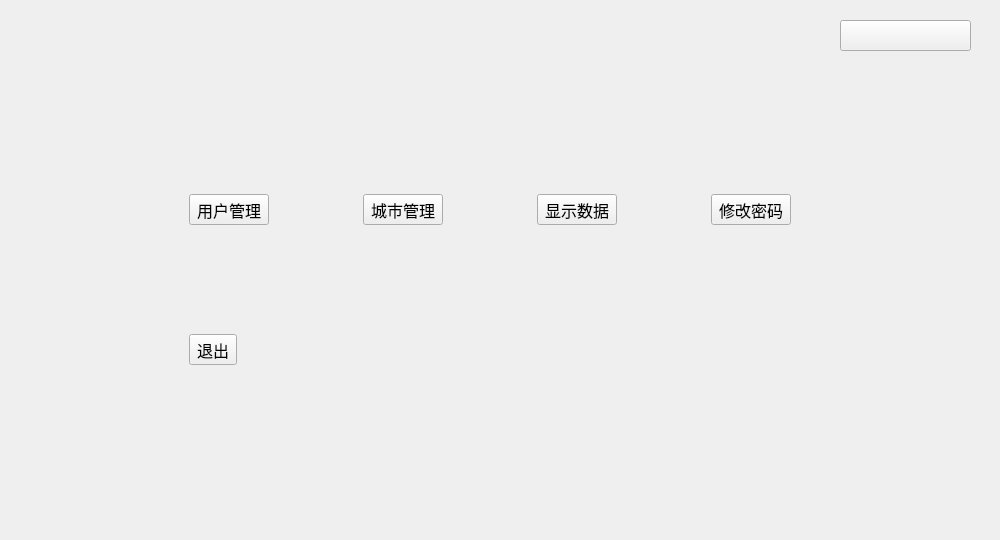
<?xml version="1.0" encoding="UTF-8"?>
<ui version="4.0">
 <class>Control</class>
 <widget class="QMainWindow" name="Control">
  <property name="geometry">
   <rect>
    <x>0</x>
    <y>0</y>
    <width>1000</width>
    <height>540</height>
   </rect>
  </property>
  <property name="font">
   <font>
    <family>Microsoft YaHei UI</family>
    <pointsize>12</pointsize>
   </font>
  </property>
  <property name="windowTitle">
   <string>Control</string>
  </property>
  <property name="styleSheet">
   <string notr="true"/>
  </property>
  <property name="toolButtonStyle">
   <enum>Qt::ToolButtonTextUnderIcon</enum>
  </property>
  <widget class="QWidget" name="centralWidget">
   <widget class="MyButton" name="user">
    <property name="geometry">
     <rect>
      <x>840</x>
      <y>20</y>
      <width>131</width>
      <height>31</height>
     </rect>
    </property>
    <property name="text">
     <string/>
    </property>
   </widget>
   <widget class="QLabel" name="time">
    <property name="geometry">
     <rect>
      <x>40</x>
      <y>20</y>
      <width>271</width>
      <height>31</height>
     </rect>
    </property>
    <property name="text">
     <string/>
    </property>
   </widget>
   <widget class="QWidget" name="">
    <property name="geometry">
     <rect>
      <x>90</x>
      <y>80</y>
      <width>801</width>
      <height>401</height>
     </rect>
    </property>
    <layout class="QGridLayout" name="gridLayout">
     <item row="1" column="0">
      <widget class="QToolButton" name="exit">
       <property name="font">
        <font>
         <family>Microsoft YaHei UI</family>
         <pointsize>12</pointsize>
        </font>
       </property>
       <property name="text">
        <string>退出</string>
       </property>
       <property name="icon">
        <iconset resource="resources.qrc">
         <normaloff>:/images/exit.png</normaloff>:/images/exit.png</iconset>
       </property>
       <property name="iconSize">
        <size>
         <width>100</width>
         <height>100</height>
        </size>
       </property>
       <property name="toolButtonStyle">
        <enum>Qt::ToolButtonTextUnderIcon</enum>
       </property>
       <property name="autoRaise">
        <bool>false</bool>
       </property>
      </widget>
     </item>
     <item row="0" column="1">
      <widget class="QToolButton" name="cityMgr">
       <property name="font">
        <font>
         <family>Microsoft YaHei UI</family>
         <pointsize>12</pointsize>
        </font>
       </property>
       <property name="text">
        <string>城市管理</string>
       </property>
       <property name="icon">
        <iconset resource="resources.qrc">
         <normaloff>:/images/city.png</normaloff>:/images/city.png</iconset>
       </property>
       <property name="iconSize">
        <size>
         <width>100</width>
         <height>100</height>
        </size>
       </property>
       <property name="toolButtonStyle">
        <enum>Qt::ToolButtonTextUnderIcon</enum>
       </property>
       <property name="autoRaise">
        <bool>false</bool>
       </property>
      </widget>
     </item>
     <item row="0" column="0">
      <widget class="QToolButton" name="userMgr">
       <property name="font">
        <font>
         <family>Microsoft YaHei UI</family>
         <pointsize>12</pointsize>
        </font>
       </property>
       <property name="text">
        <string>用户管理</string>
       </property>
       <property name="icon">
        <iconset resource="resources.qrc">
         <normaloff>:/images/people.png</normaloff>:/images/people.png</iconset>
       </property>
       <property name="iconSize">
        <size>
         <width>100</width>
         <height>100</height>
        </size>
       </property>
       <property name="toolButtonStyle">
        <enum>Qt::ToolButtonTextUnderIcon</enum>
       </property>
       <property name="autoRaise">
        <bool>false</bool>
       </property>
      </widget>
     </item>
     <item row="0" column="2">
      <widget class="QToolButton" name="showData">
       <property name="font">
        <font>
         <family>Microsoft YaHei UI</family>
         <pointsize>12</pointsize>
        </font>
       </property>
       <property name="text">
        <string>显示数据</string>
       </property>
       <property name="icon">
        <iconset resource="resources.qrc">
         <normaloff>:/images/data.png</normaloff>:/images/data.png</iconset>
       </property>
       <property name="iconSize">
        <size>
         <width>100</width>
         <height>100</height>
        </size>
       </property>
       <property name="toolButtonStyle">
        <enum>Qt::ToolButtonTextUnderIcon</enum>
       </property>
       <property name="autoRaise">
        <bool>false</bool>
       </property>
      </widget>
     </item>
     <item row="0" column="3">
      <widget class="QToolButton" name="psdChg">
       <property name="font">
        <font>
         <family>Microsoft YaHei UI</family>
         <pointsize>12</pointsize>
        </font>
       </property>
       <property name="text">
        <string>修改密码</string>
       </property>
       <property name="icon">
        <iconset resource="resources.qrc">
         <normaloff>:/images/password.png</normaloff>:/images/password.png</iconset>
       </property>
       <property name="iconSize">
        <size>
         <width>100</width>
         <height>100</height>
        </size>
       </property>
       <property name="toolButtonStyle">
        <enum>Qt::ToolButtonTextUnderIcon</enum>
       </property>
       <property name="autoRaise">
        <bool>false</bool>
       </property>
      </widget>
     </item>
    </layout>
   </widget>
  </widget>
 </widget>
 <layoutdefault spacing="6" margin="11"/>
 <customwidgets>
  <customwidget>
   <class>MyButton</class>
   <extends>QPushButton</extends>
   <header>mybutton.h</header>
  </customwidget>
 </customwidgets>
 <resources>
  <include location="resources.qrc"/>
 </resources>
 <connections/>
</ui>
